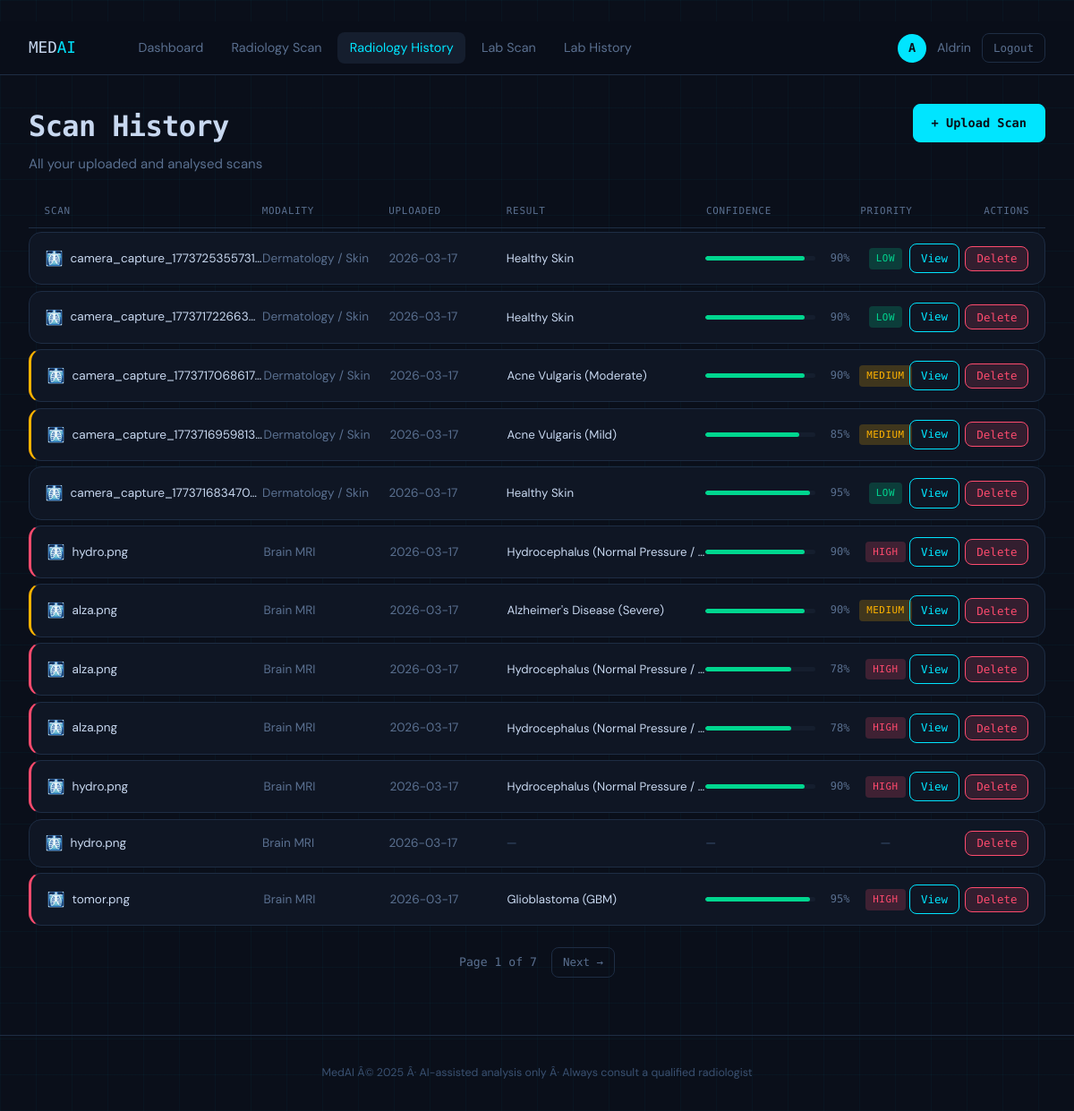
The app's page /history (signed in) with its own data.
### app/database/models.py (models this page shows, shortened)
class User(db.Model, UserMixin):
    __tablename__ = "users"
    id            = db.Column(db.Integer, primary_key=True)
    name          = db.Column(db.String(120), nullable=False)
    email         = db.Column(db.String(180), unique=True, nullable=False, index=True)
    password_hash = db.Column(db.String(256), nullable=False)
    role          = db.Column(db.String(20), default="clinician")   # clinician | radiologist | admin
    created_at    = db.Column(db.DateTime, default=datetime.utcnow)
    uploads = db.relationship(
        "Upload", backref="owner", lazy=True, cascade="all, delete-orphan"
    )

class Upload(db.Model):
    __tablename__ = "uploads"
    id            = db.Column(db.Integer, primary_key=True)
    user_id       = db.Column(db.Integer, db.ForeignKey("users.id"), nullable=False)
    filename      = db.Column(db.String(260), nullable=False)
    original_name = db.Column(db.String(260))
    file_path     = db.Column(db.String(512), nullable=False)
    file_type     = db.Column(db.String(20))    # png | jpg | dcm | nii
    modality      = db.Column(db.String(20))    # MRI | CT | X-Ray | Unknown
    upload_date   = db.Column(db.DateTime, default=datetime.utcnow)
    prediction = db.relationship(
        "Prediction", backref="upload", uselist=False, cascade="all, delete-orphan"
    )

class Prediction(db.Model):
    __tablename__ = "predictions"
    id        = db.Column(db.Integer, primary_key=True)
    upload_id = db.Column(db.Integer, db.ForeignKey("uploads.id"), nullable=False)
    result_label     = db.Column(db.String(120), nullable=False)
    confidence_score = db.Column(db.Float,       nullable=False)
    raw_scores       = db.Column(db.Text)                           # JSON {label: score, ...}
    priority         = db.Column(db.String(20))                     # HIGH | MEDIUM | LOW
    findings         = db.Column(db.Text)                           # radiological findings
    condition        = db.Column(db.String(200))                    # specific disease name
    severity         = db.Column(db.String(60))                     # Mild / Moderate / Severe ...
    recommendation   = db.Column(db.Text)                           # treatment plan
    differential     = db.Column(db.Text)                           # alt diagnoses if low confidence
    explanation      = db.Column(db.Text)                           # visual features => label
    heatmap_path     = db.Column(db.String(512))                    # Grad-CAM overlay image path
    validation_notes = db.Column(db.Text)                           # rule-correction log
    disclaimer       = db.Column(db.Text)                           # mandatory medical disclaimer
    analysis_date    = db.Column(db.DateTime, default=datetime.utcnow)
    model_version    = db.Column(db.String(100), default="gemini-vision-v2")  # widened from 50

### app/main/routes.py (the view)
@main_bp.route("/history")
@login_required
def history():
    page = request.args.get("page", 1, type=int)
    pagination = (
        Upload.query.filter_by(user_id=current_user.id)
        .order_by(Upload.upload_date.desc())
        .paginate(page=page, per_page=12, error_out=False)
    )
    return render_template("history.html", pagination=pagination)

### app/database/models.py (called while the page is built)
@login_manager.user_loader
def load_user(user_id):
    return User.query.get(int(user_id))

### templates/history.html (shortened to what this page needs)
{% extends "base.html" %}
{% block content %}
<div class="page-header">
  <div>
    <h1 class="page-title">Scan History</h1>
    <p class="page-sub">All your uploaded and analysed scans</p>
  </div>
  <a href="{{ url_for('main.upload') }}" class="btn btn-primary">+ Upload Scan</a>
</div>
{% if pagination.items %}
<div class="ht-header">
  <div class="ht-col ht-col--scan">Scan</div>
  <div class="ht-col ht-col--modality">Modality</div>
  <div class="ht-col ht-col--date">Uploaded</div>
  <div class="ht-col ht-col--result">Result</div>
  <div class="ht-col ht-col--conf">Confidence</div>
  <div class="ht-col ht-col--priority">Priority</div>
  <div class="ht-col ht-col--actions">Actions</div>
</div>
<div class="ht-list">
  {% for up in pagination.items %}
  {% set pred = up.prediction %}
  <div class="ht-row {% if pred and pred.priority == 'HIGH' %}ht-row--high{% elif pred and pred.priority == 'MEDIUM' %}ht-row--medium{% endif %}">
    <div class="ht-col ht-col--scan">
      <span class="ht-icon">🩻</span>
      <span class="ht-filename" title="{{ up.original_name or up.filename }}">
        {{ up.original_name or up.filename }}
      </span>
    </div>
    <div class="ht-col ht-col--modality">
      <span class="ht-text">{{ up.modality or '—' }}</span>
    </div>
    <div class="ht-col ht-col--date">
      <span class="ht-text">{{ up.upload_date.strftime('%Y-%m-%d') }}</span>
    </div>
    <div class="ht-col ht-col--result">
      {% if pred %}
        <span class="ht-result" title="{{ pred.result_label }}">{{ pred.result_label }}</span>
      {% else %}
        <span class="ht-muted">—</span>
      {% endif %}
    </div>
    <div class="ht-col ht-col--conf">
      {% if pred %}
        {% set pct = "%.0f"|format(pred.confidence_score * 100) %}
        <div class="ht-bar">
          <div class="ht-bar__track">
            <div class="ht-bar__fill {% if pred.confidence_score >= 0.75 %}ht-bar__fill--high{% elif pred.confidence_score >= 0.5 %}ht-bar__fill--med{% else %}ht-bar__fill--low{% endif %}"
                 style="width:{{ pct }}%"></div>
          </div>
          <span class="ht-bar__pct">{{ pct }}%</span>
        </div>
      {% else %}
        <span class="ht-muted">—</span>
      {% endif %}
    </div>
    <div class="ht-col ht-col--priority">
      {% if pred %}
        <span class="priority-badge priority-{{ pred.priority.lower() }}">{{ pred.priority }}</span>
      {% else %}
        <span class="ht-muted">—</span>
      {% endif %}
    </div>
    <div class="ht-col ht-col--actions">
      {% if pred %}
        <a href="{{ url_for('main.result', upload_id=up.id) }}" class="btn btn-sm btn-outline">View</a>
      {% endif %}
      <form method="POST" action="{{ url_for('main.delete_upload', upload_id=up.id) }}"
            onsubmit="return confirm('Delete this scan and its analysis?')">
        <button type="submit" class="btn btn-sm btn-danger">Delete</button>
      </form>
    </div>
  </div>
  {% endfor %}
</div>
<div class="pagination">
  <span class="page-info">Page {{ pagination.page }} of {{ pagination.pages }}</span>
  {% if pagination.has_next %}
    <a href="{{ url_for('main.history', page=pagination.next_num) }}" class="btn btn-sm btn-ghost">Next →</a>
  {% endif %}
</div>
{% endif %}
{% endblock %}

### templates/base.html (shortened to what this page needs)
﻿<!DOCTYPE html>
<html lang="en">
<head>
  <link rel="stylesheet" href="{{ url_for('static', filename='css/main.css') }}"/>
</head>
<body>
{% if current_user.is_authenticated %}
<nav class="navbar">
  <a href="{{ url_for('main.dashboard') }}" class="nav-brand">
    <span class="brand-text">MED<em>AI</em></span>
  </a>
  <div class="nav-links">
    <a href="{{ url_for('main.dashboard') }}" class="nav-link {% if request.endpoint == 'main.dashboard' %}active{% endif %}">Dashboard</a>
    <a href="{{ url_for('main.upload') }}" class="nav-link {% if request.endpoint == 'main.upload' %}active{% endif %}">Radiology Scan</a>
    <a href="{{ url_for('main.history') }}" class="nav-link {% if request.endpoint == 'main.history' %}active{% endif %}">Radiology History</a>
    <a href="{{ url_for('lab.lab_upload') }}" class="nav-link {% if request.endpoint == 'lab.lab_upload' or request.endpoint == 'lab.lab_result_view' %}active{% endif %}">Lab Scan</a>
    <a href="{{ url_for('lab.lab_history') }}" class="nav-link {% if request.endpoint == 'lab.lab_history' %}active{% endif %}">Lab History</a>
  </div>
  <div class="nav-user">
    <span class="user-badge">{{ current_user.name[0].upper() }}</span>
    <span class="user-name">{{ current_user.name }}</span>
    <a href="{{ url_for('auth.logout') }}" class="btn btn-sm btn-ghost">Logout</a>
  </div>
</nav>
{% endif %}
<main class="main-content">
  {% block content %}{% endblock %}
</main>
<footer class="footer">
  <p>MedAI Â© 2025 Â· AI-assisted analysis only Â· Always consult a qualified radiologist</p>
</footer>
</body>
</html>

### static/css/main.css (style rules this page uses)
:root { --bg: #0a0f1a; --bg2: #0f1624; --bg3: #151e2e; --border: #1e2d44; --border2: #253550; --text: #c8d8f0; --text-muted: #5a7090; --text-dim: #3a5070; --accent: #00e5ff; --accent2: #00b8cc; --success: #00d68f; --warn: #ffb300; --danger: #ff4b6e; --high: #ff4b6e; --medium: #ffb300; --low: #00d68f; --radius: 8px; --radius-lg: 14px; --shadow: 0 4px 24px rgba(0,0,0,0.5); --font-mono: 'Space Mono', monospace; --font-body: 'DM Sans', sans-serif; }
*, *::before, *::after { box-sizing: border-box; margin: 0; padding: 0; }
html { scroll-behavior: smooth; }
body { background: var(--bg); color: var(--text); font-family: var(--font-body); font-size: 15px; line-height: 1.6; min-height: 100vh; }
h1,h2,h3 { font-family: var(--font-mono); letter-spacing: -0.02em; }
h1 { font-size: 1.8rem; }
em { color: var(--accent); font-style: normal; }
a { color: var(--accent); text-decoration: none; }
.navbar { position: sticky; top: 0; z-index: 100; display: flex; align-items: center; gap: 1.5rem; padding: 0 2rem; height: 60px; background: rgba(10,15,26,0.92); backdrop-filter: blur(12px); border-bottom: 1px solid var(--border); }
.nav-brand { display: flex; align-items: center; gap: 0.5rem; font-family: var(--font-mono); font-size: 1.1rem; color: var(--text); text-decoration: none; }
.brand-text em { color: var(--accent); }
.nav-links { display: flex; gap: 0.25rem; flex: 1; margin-left: 2rem; }
.nav-link { padding: 0.35rem 0.85rem; border-radius: var(--radius); color: var(--text-muted); font-size: 0.9rem; transition: all .2s; }
.nav-link:hover, .nav-link.active { color: var(--text); background: var(--bg3); text-decoration: none; }
.nav-link.active { color: var(--accent); }
.nav-user { display: flex; align-items: center; gap: 0.75rem; margin-left: auto; }
.user-badge { width: 32px; height: 32px; border-radius: 50%; background: var(--accent); color: var(--bg); font-family: var(--font-mono); font-size: 0.85rem; font-weight: 700; display: grid; place-items: center; }
.user-name { font-size: 0.88rem; color: var(--text-muted); }
.main-content { position: relative; z-index: 1; max-width: 1280px; margin: 0 auto; padding: 2rem 2rem 4rem; }
.btn { display: inline-flex; align-items: center; gap: 0.4rem; padding: 0.6rem 1.25rem; border-radius: var(--radius); font-family: var(--font-mono); font-size: 0.85rem; cursor: pointer; border: 1px solid transparent; transition: all .2s; text-decoration: none; white-space: nowrap; }
.btn-primary { background: var(--accent); color: var(--bg); border-color: var(--accent); font-weight: 700; }
.btn-outline { background: transparent; color: var(--accent); border-color: var(--accent); }
.btn-ghost { background: transparent; color: var(--text-muted); border-color: var(--border); }
.btn-danger { background: rgba(255,75,110,.15); color: var(--danger); border-color: var(--danger); }
.btn-sm { padding: 0.35rem 0.75rem; font-size: 0.78rem; }
.page-header { display: flex; justify-content: space-between; align-items: flex-start; margin-bottom: 2rem; gap: 1rem; }
.page-title { font-size: 2rem; color: var(--text); }
.page-sub { color: var(--text-muted); margin-top: 0.25rem; }
.priority-badge { font-size: 0.68rem; font-family: var(--font-mono); padding: 0.2rem 0.5rem; border-radius: 4px; letter-spacing: 0.05em; }
.priority-high { background: rgba(255,75,110,.2); color: var(--high); }
.priority-medium { background: rgba(255,179,0,.2); color: var(--medium); }
.priority-low { background: rgba(0,214,143,.2); color: var(--low); }
.pagination { display: flex; align-items: center; gap: 1rem; justify-content: center; }
.page-info { font-family: var(--font-mono); font-size: 0.82rem; color: var(--text-muted); }
.footer { text-align: center; padding: 2rem; font-size: 0.78rem; color: var(--text-dim); border-top: 1px solid var(--border); position: relative; z-index: 1; }
html, body { overflow-x: hidden; max-width: 100%; }

### records on screen
User: name "A", name "Aldrin"
Upload: original_name "camera_capture_1773725355731…", modality "Dermatology / Skin", upload_date "2026-03-17", pct "90"
Prediction: result_label "Healthy Skin", priority "LOW"
Upload: original_name "camera_capture_1773717226633…", modality "Dermatology / Skin", upload_date "2026-03-17", pct "90"
Prediction: result_label "Healthy Skin", priority "LOW"
Upload: original_name "camera_capture_1773717068617…", modality "Dermatology / Skin", upload_date "2026-03-17", pct "90"
Prediction: result_label "Acne Vulgaris (Moderate)", priority "MEDIUM"
Upload: original_name "camera_capture_1773716959813…", modality "Dermatology / Skin", upload_date "2026-03-17", pct "85"
Prediction: result_label "Acne Vulgaris (Mild)", priority "MEDIUM"
Upload: original_name "camera_capture_177371683470…", modality "Dermatology / Skin", upload_date "2026-03-17", pct "95"
Prediction: result_label "Healthy Skin", priority "LOW"
Upload: original_name "hydro.png", modality "Brain MRI", upload_date "2026-03-17", pct "90"
Prediction: result_label "Hydrocephalus (Normal Pressure /…", priority "HIGH"
Upload: original_name "alza.png", modality "Brain MRI", upload_date "2026-03-17", pct "90"
Prediction: result_label "Alzheimer's Disease (Severe)", priority "MEDIUM"
Upload: original_name "alza.png", modality "Brain MRI", upload_date "2026-03-17", pct "78"
Prediction: result_label "Hydrocephalus (Normal Pressure /…", priority "HIGH"
Upload: original_name "alza.png", modality "Brain MRI", upload_date "2026-03-17", id "78"
Prediction: result_label "Hydrocephalus (Normal Pressure /…", priority "HIGH"
Upload: original_name "hydro.png", modality "Brain MRI", upload_date "2026-03-17", pct "90"
Prediction: result_label "Hydrocephalus (Normal Pressure /…", priority "HIGH"
Upload: original_name "hydro.png", modality "Brain MRI", upload_date "2026-03-17"
Upload: original_name "tomor.png", modality "Brain MRI", upload_date "2026-03-17", pct "95"
Prediction: result_label "Glioblastoma (GBM)", priority "HIGH"

### other values on screen
{{ pagination.page }} "1"
{{ pagination.pages }} "7"
